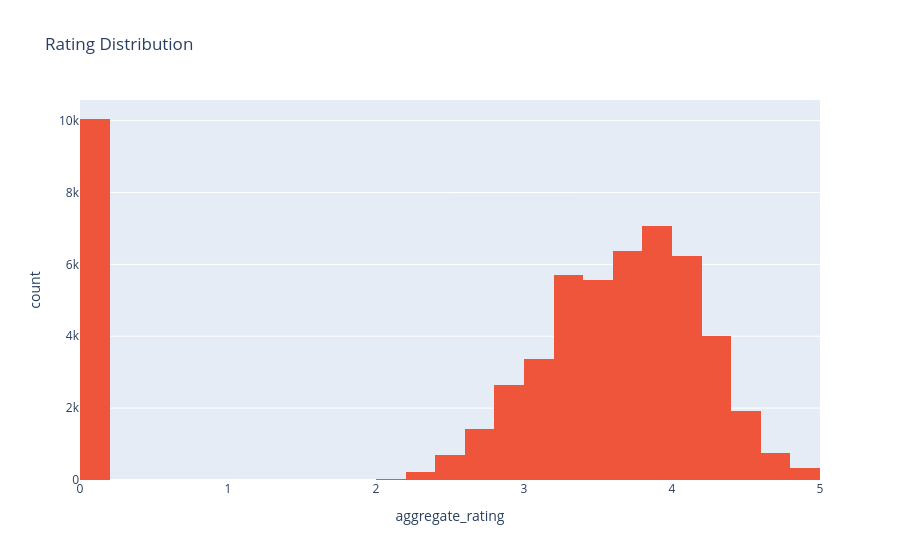

Source (notebook cell):
### Markdown cell above
- The majority of restaurants fall under **price range 1 (51.3%)**, indicating a strong presence of budget-friendly options.
- Price range 2 accounts for **29.8%**, showing a significant share of mid-range restaurants.
- Only **13.7%** of restaurants fall under price range 3, representing fewer premium options.
- Price range 4 has the smallest share (**5.23%**), indicating limited high-end or luxury restaurants.
- Overall, the dataset is dominated by **affordable and mid-range restaurants**, reflecting mass market demand.

### Code cell
#rating
fig = px.histogram(df,x='aggregate_rating',nbins=30,title='Rating Distribution',color_discrete_sequence=['#EF553B'])
fig.show()

### Figure 1 — Plotly figure (JSON) as saved in the notebook; plotly's stock layout.template omitted (floating-point values rounded to 4 significant figures; data arrays with more than 128 entries replaced by an {"elided": "..."} marker saying what was removed)
{"data": [{"bingroup": "x", "hovertemplate": "aggregate_rating=%{x}<br>count=%{y}<extra></extra>", "legendgroup": "", "marker": {"color": "#EF553B", "pattern": {"shape": ""}}, "name": "", "nbinsx": 30, "orientation": "v", "showlegend": false, "type": "histogram", "x": {"elided": "56444 float values"}, "xaxis": "x", "yaxis": "y"}], "layout": {"barmode": "relative", "legend": {"tracegroupgap": 0}, "title": {"text": "Rating Distribution"}, "xaxis": {"anchor": "y", "domain": [0, 1], "title": {"text": "aggregate_rating"}}, "yaxis": {"anchor": "x", "domain": [0, 1], "title": {"text": "count"}}}}
